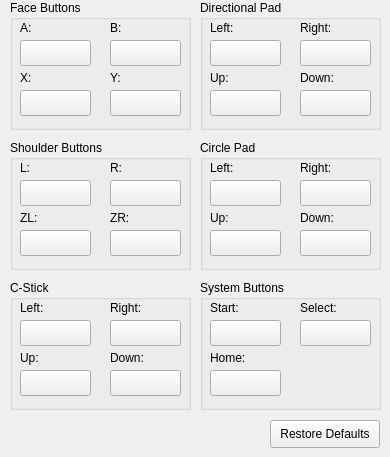
<?xml version="1.0" encoding="UTF-8"?>
<ui version="4.0">
  <class>ConfigureInput</class>
  <widget class="QWidget" name="ConfigureInput">
    <property name="geometry">
      <rect>
        <x>0</x>
        <y>0</y>
        <width>390</width>
        <height>457</height>
      </rect>
    </property>
    <property name="windowTitle">
      <string>ConfigureInput</string>
    </property>
    <widget class="QGroupBox" name="faceButtons">
      <property name="geometry">
        <rect>
          <x>10</x>
          <y>0</y>
          <width>181</width>
          <height>130</height>
        </rect>
      </property>
      <property name="title">
        <string>Face Buttons</string>
      </property>
      <property name="flat">
        <bool>false</bool>
      </property>
      <property name="checkable">
        <bool>false</bool>
      </property>
      <widget class="QWidget" name="widget" native="true">
        <property name="geometry">
          <rect>
            <x>10</x>
            <y>20</y>
            <width>71</width>
            <height>50</height>
          </rect>
        </property>
        <widget class="QLabel" name="label">
          <property name="geometry">
            <rect>
              <x>0</x>
              <y>0</y>
              <width>51</width>
              <height>16</height>
            </rect>
          </property>
          <property name="text">
            <string>A:</string>
          </property>
        </widget>
        <widget class="QPushButton" name="btnFaceA">
          <property name="geometry">
            <rect>
              <x>0</x>
              <y>20</y>
              <width>71</width>
              <height>26</height>
            </rect>
          </property>
          <property name="text">
            <string />
          </property>
        </widget>
      </widget>
      <widget class="QWidget" name="widget_2" native="true">
        <property name="geometry">
          <rect>
            <x>100</x>
            <y>20</y>
            <width>71</width>
            <height>50</height>
          </rect>
        </property>
        <widget class="QLabel" name="label_2">
          <property name="geometry">
            <rect>
              <x>0</x>
              <y>0</y>
              <width>51</width>
              <height>16</height>
            </rect>
          </property>
          <property name="text">
            <string>B:</string>
          </property>
        </widget>
        <widget class="QPushButton" name="btnFaceB">
          <property name="geometry">
            <rect>
              <x>0</x>
              <y>20</y>
              <width>71</width>
              <height>26</height>
            </rect>
          </property>
          <property name="text">
            <string />
          </property>
        </widget>
      </widget>
      <widget class="QWidget" name="widget_3" native="true">
        <property name="geometry">
          <rect>
            <x>10</x>
            <y>70</y>
            <width>71</width>
            <height>50</height>
          </rect>
        </property>
        <widget class="QLabel" name="label_3">
          <property name="geometry">
            <rect>
              <x>0</x>
              <y>0</y>
              <width>51</width>
              <height>16</height>
            </rect>
          </property>
          <property name="text">
            <string>X:</string>
          </property>
        </widget>
        <widget class="QPushButton" name="btnFaceX">
          <property name="geometry">
            <rect>
              <x>0</x>
              <y>20</y>
              <width>71</width>
              <height>26</height>
            </rect>
          </property>
          <property name="text">
            <string />
          </property>
        </widget>
      </widget>
      <widget class="QWidget" name="widget_4" native="true">
        <property name="geometry">
          <rect>
            <x>100</x>
            <y>70</y>
            <width>71</width>
            <height>50</height>
          </rect>
        </property>
        <widget class="QLabel" name="label_4">
          <property name="geometry">
            <rect>
              <x>0</x>
              <y>0</y>
              <width>51</width>
              <height>16</height>
            </rect>
          </property>
          <property name="text">
            <string>Y:</string>
          </property>
        </widget>
        <widget class="QPushButton" name="btnFaceY">
          <property name="geometry">
            <rect>
              <x>0</x>
              <y>20</y>
              <width>71</width>
              <height>26</height>
            </rect>
          </property>
          <property name="text">
            <string />
          </property>
        </widget>
      </widget>
    </widget>
    <widget class="QGroupBox" name="faceButtons_2">
      <property name="geometry">
        <rect>
          <x>200</x>
          <y>0</y>
          <width>181</width>
          <height>130</height>
        </rect>
      </property>
      <property name="title">
        <string>Directional Pad</string>
      </property>
      <property name="flat">
        <bool>false</bool>
      </property>
      <property name="checkable">
        <bool>false</bool>
      </property>
      <widget class="QWidget" name="widget_5" native="true">
        <property name="geometry">
          <rect>
            <x>10</x>
            <y>70</y>
            <width>71</width>
            <height>50</height>
          </rect>
        </property>
        <widget class="QLabel" name="label_5">
          <property name="geometry">
            <rect>
              <x>0</x>
              <y>0</y>
              <width>51</width>
              <height>16</height>
            </rect>
          </property>
          <property name="text">
            <string>Up:</string>
          </property>
        </widget>
        <widget class="QPushButton" name="btnDirUp">
          <property name="geometry">
            <rect>
              <x>0</x>
              <y>20</y>
              <width>71</width>
              <height>26</height>
            </rect>
          </property>
          <property name="text">
            <string />
          </property>
        </widget>
      </widget>
      <widget class="QWidget" name="widget_8" native="true">
        <property name="geometry">
          <rect>
            <x>10</x>
            <y>20</y>
            <width>71</width>
            <height>50</height>
          </rect>
        </property>
        <widget class="QLabel" name="label_8">
          <property name="geometry">
            <rect>
              <x>0</x>
              <y>0</y>
              <width>51</width>
              <height>16</height>
            </rect>
          </property>
          <property name="text">
            <string>Left:</string>
          </property>
        </widget>
        <widget class="QPushButton" name="btnDirLeft">
          <property name="geometry">
            <rect>
              <x>0</x>
              <y>20</y>
              <width>71</width>
              <height>26</height>
            </rect>
          </property>
          <property name="text">
            <string />
          </property>
        </widget>
      </widget>
      <widget class="QWidget" name="widget_7" native="true">
        <property name="geometry">
          <rect>
            <x>100</x>
            <y>20</y>
            <width>71</width>
            <height>50</height>
          </rect>
        </property>
        <widget class="QLabel" name="label_7">
          <property name="geometry">
            <rect>
              <x>0</x>
              <y>0</y>
              <width>51</width>
              <height>16</height>
            </rect>
          </property>
          <property name="text">
            <string>Right:</string>
          </property>
        </widget>
        <widget class="QPushButton" name="btnDirRight">
          <property name="geometry">
            <rect>
              <x>0</x>
              <y>20</y>
              <width>71</width>
              <height>26</height>
            </rect>
          </property>
          <property name="text">
            <string />
          </property>
        </widget>
      </widget>
      <widget class="QWidget" name="widget_6" native="true">
        <property name="geometry">
          <rect>
            <x>100</x>
            <y>70</y>
            <width>71</width>
            <height>50</height>
          </rect>
        </property>
        <widget class="QLabel" name="label_6">
          <property name="geometry">
            <rect>
              <x>0</x>
              <y>0</y>
              <width>51</width>
              <height>16</height>
            </rect>
          </property>
          <property name="text">
            <string>Down:</string>
          </property>
        </widget>
        <widget class="QPushButton" name="btnDirDown">
          <property name="geometry">
            <rect>
              <x>0</x>
              <y>20</y>
              <width>71</width>
              <height>26</height>
            </rect>
          </property>
          <property name="text">
            <string />
          </property>
        </widget>
      </widget>
    </widget>
    <widget class="QGroupBox" name="faceButtons_3">
      <property name="geometry">
        <rect>
          <x>10</x>
          <y>140</y>
          <width>181</width>
          <height>130</height>
        </rect>
      </property>
      <property name="title">
        <string>Shoulder Buttons</string>
      </property>
      <property name="flat">
        <bool>false</bool>
      </property>
      <property name="checkable">
        <bool>false</bool>
      </property>
      <widget class="QWidget" name="widget_9" native="true">
        <property name="geometry">
          <rect>
            <x>10</x>
            <y>20</y>
            <width>71</width>
            <height>50</height>
          </rect>
        </property>
        <widget class="QLabel" name="label_9">
          <property name="geometry">
            <rect>
              <x>0</x>
              <y>0</y>
              <width>51</width>
              <height>16</height>
            </rect>
          </property>
          <property name="text">
            <string>L:</string>
          </property>
        </widget>
        <widget class="QPushButton" name="btnShdrL">
          <property name="geometry">
            <rect>
              <x>0</x>
              <y>20</y>
              <width>71</width>
              <height>26</height>
            </rect>
          </property>
          <property name="text">
            <string />
          </property>
        </widget>
      </widget>
      <widget class="QWidget" name="widget_10" native="true">
        <property name="geometry">
          <rect>
            <x>100</x>
            <y>70</y>
            <width>71</width>
            <height>50</height>
          </rect>
        </property>
        <widget class="QLabel" name="label_10">
          <property name="geometry">
            <rect>
              <x>0</x>
              <y>0</y>
              <width>51</width>
              <height>16</height>
            </rect>
          </property>
          <property name="text">
            <string>ZR:</string>
          </property>
        </widget>
        <widget class="QPushButton" name="btnShdrZR">
          <property name="geometry">
            <rect>
              <x>0</x>
              <y>20</y>
              <width>71</width>
              <height>26</height>
            </rect>
          </property>
          <property name="text">
            <string />
          </property>
        </widget>
      </widget>
      <widget class="QWidget" name="widget_11" native="true">
        <property name="geometry">
          <rect>
            <x>100</x>
            <y>20</y>
            <width>71</width>
            <height>50</height>
          </rect>
        </property>
        <widget class="QLabel" name="label_11">
          <property name="geometry">
            <rect>
              <x>0</x>
              <y>0</y>
              <width>51</width>
              <height>16</height>
            </rect>
          </property>
          <property name="text">
            <string>R:</string>
          </property>
        </widget>
        <widget class="QPushButton" name="btnShdrR">
          <property name="geometry">
            <rect>
              <x>0</x>
              <y>20</y>
              <width>71</width>
              <height>26</height>
            </rect>
          </property>
          <property name="text">
            <string />
          </property>
        </widget>
      </widget>
      <widget class="QWidget" name="widget_12" native="true">
        <property name="geometry">
          <rect>
            <x>10</x>
            <y>70</y>
            <width>71</width>
            <height>50</height>
          </rect>
        </property>
        <widget class="QLabel" name="label_12">
          <property name="geometry">
            <rect>
              <x>0</x>
              <y>0</y>
              <width>51</width>
              <height>16</height>
            </rect>
          </property>
          <property name="text">
            <string>ZL:</string>
          </property>
        </widget>
        <widget class="QPushButton" name="btnShdrZL">
          <property name="geometry">
            <rect>
              <x>0</x>
              <y>20</y>
              <width>71</width>
              <height>26</height>
            </rect>
          </property>
          <property name="text">
            <string />
          </property>
        </widget>
      </widget>
    </widget>
    <widget class="QGroupBox" name="faceButtons_4">
      <property name="geometry">
        <rect>
          <x>200</x>
          <y>140</y>
          <width>181</width>
          <height>130</height>
        </rect>
      </property>
      <property name="title">
        <string>Circle Pad</string>
      </property>
      <property name="flat">
        <bool>false</bool>
      </property>
      <property name="checkable">
        <bool>false</bool>
      </property>
      <widget class="QWidget" name="widget_13" native="true">
        <property name="geometry">
          <rect>
            <x>10</x>
            <y>20</y>
            <width>71</width>
            <height>50</height>
          </rect>
        </property>
        <widget class="QLabel" name="label_13">
          <property name="geometry">
            <rect>
              <x>0</x>
              <y>0</y>
              <width>51</width>
              <height>16</height>
            </rect>
          </property>
          <property name="text">
            <string>Left:</string>
          </property>
        </widget>
        <widget class="QPushButton" name="btnCircleLeft">
          <property name="geometry">
            <rect>
              <x>0</x>
              <y>20</y>
              <width>71</width>
              <height>26</height>
            </rect>
          </property>
          <property name="text">
            <string />
          </property>
        </widget>
      </widget>
      <widget class="QWidget" name="widget_14" native="true">
        <property name="geometry">
          <rect>
            <x>100</x>
            <y>70</y>
            <width>71</width>
            <height>50</height>
          </rect>
        </property>
        <widget class="QLabel" name="label_14">
          <property name="geometry">
            <rect>
              <x>0</x>
              <y>0</y>
              <width>51</width>
              <height>16</height>
            </rect>
          </property>
          <property name="text">
            <string>Down:</string>
          </property>
        </widget>
        <widget class="QPushButton" name="btnCircleDown">
          <property name="geometry">
            <rect>
              <x>0</x>
              <y>20</y>
              <width>71</width>
              <height>26</height>
            </rect>
          </property>
          <property name="text">
            <string />
          </property>
        </widget>
      </widget>
      <widget class="QWidget" name="widget_15" native="true">
        <property name="geometry">
          <rect>
            <x>100</x>
            <y>20</y>
            <width>71</width>
            <height>50</height>
          </rect>
        </property>
        <widget class="QLabel" name="label_15">
          <property name="geometry">
            <rect>
              <x>0</x>
              <y>0</y>
              <width>51</width>
              <height>16</height>
            </rect>
          </property>
          <property name="text">
            <string>Right:</string>
          </property>
        </widget>
        <widget class="QPushButton" name="btnCircleRight">
          <property name="geometry">
            <rect>
              <x>0</x>
              <y>20</y>
              <width>71</width>
              <height>26</height>
            </rect>
          </property>
          <property name="text">
            <string />
          </property>
        </widget>
      </widget>
      <widget class="QWidget" name="widget_16" native="true">
        <property name="geometry">
          <rect>
            <x>10</x>
            <y>70</y>
            <width>71</width>
            <height>50</height>
          </rect>
        </property>
        <widget class="QLabel" name="label_16">
          <property name="geometry">
            <rect>
              <x>0</x>
              <y>0</y>
              <width>51</width>
              <height>16</height>
            </rect>
          </property>
          <property name="text">
            <string>Up:</string>
          </property>
        </widget>
        <widget class="QPushButton" name="btnCircleUp">
          <property name="geometry">
            <rect>
              <x>0</x>
              <y>20</y>
              <width>71</width>
              <height>26</height>
            </rect>
          </property>
          <property name="text">
            <string />
          </property>
        </widget>
      </widget>
    </widget>
    <widget class="QGroupBox" name="faceButtons_5">
      <property name="geometry">
        <rect>
          <x>10</x>
          <y>280</y>
          <width>181</width>
          <height>130</height>
        </rect>
      </property>
      <property name="title">
        <string>C-Stick</string>
      </property>
      <property name="flat">
        <bool>false</bool>
      </property>
      <property name="checkable">
        <bool>false</bool>
      </property>
      <widget class="QWidget" name="widget_17" native="true">
        <property name="geometry">
          <rect>
            <x>10</x>
            <y>20</y>
            <width>71</width>
            <height>50</height>
          </rect>
        </property>
        <widget class="QLabel" name="label_17">
          <property name="geometry">
            <rect>
              <x>0</x>
              <y>0</y>
              <width>51</width>
              <height>16</height>
            </rect>
          </property>
          <property name="text">
            <string>Left:</string>
          </property>
        </widget>
        <widget class="QPushButton" name="btnStickLeft">
          <property name="geometry">
            <rect>
              <x>0</x>
              <y>20</y>
              <width>71</width>
              <height>26</height>
            </rect>
          </property>
          <property name="text">
            <string />
          </property>
        </widget>
      </widget>
      <widget class="QWidget" name="widget_18" native="true">
        <property name="geometry">
          <rect>
            <x>100</x>
            <y>70</y>
            <width>71</width>
            <height>50</height>
          </rect>
        </property>
        <widget class="QLabel" name="label_18">
          <property name="geometry">
            <rect>
              <x>0</x>
              <y>0</y>
              <width>51</width>
              <height>16</height>
            </rect>
          </property>
          <property name="text">
            <string>Down:</string>
          </property>
        </widget>
        <widget class="QPushButton" name="btnStickDown">
          <property name="geometry">
            <rect>
              <x>0</x>
              <y>20</y>
              <width>71</width>
              <height>26</height>
            </rect>
          </property>
          <property name="text">
            <string />
          </property>
        </widget>
      </widget>
      <widget class="QWidget" name="widget_19" native="true">
        <property name="geometry">
          <rect>
            <x>100</x>
            <y>20</y>
            <width>71</width>
            <height>50</height>
          </rect>
        </property>
        <widget class="QLabel" name="label_19">
          <property name="geometry">
            <rect>
              <x>0</x>
              <y>0</y>
              <width>51</width>
              <height>16</height>
            </rect>
          </property>
          <property name="text">
            <string>Right:</string>
          </property>
        </widget>
        <widget class="QPushButton" name="btnStickRight">
          <property name="geometry">
            <rect>
              <x>0</x>
              <y>20</y>
              <width>71</width>
              <height>26</height>
            </rect>
          </property>
          <property name="text">
            <string />
          </property>
        </widget>
      </widget>
      <widget class="QWidget" name="widget_20" native="true">
        <property name="geometry">
          <rect>
            <x>10</x>
            <y>70</y>
            <width>71</width>
            <height>50</height>
          </rect>
        </property>
        <widget class="QLabel" name="label_20">
          <property name="geometry">
            <rect>
              <x>0</x>
              <y>0</y>
              <width>51</width>
              <height>16</height>
            </rect>
          </property>
          <property name="text">
            <string>Up:</string>
          </property>
        </widget>
        <widget class="QPushButton" name="btnStickUp">
          <property name="geometry">
            <rect>
              <x>0</x>
              <y>20</y>
              <width>71</width>
              <height>26</height>
            </rect>
          </property>
          <property name="text">
            <string />
          </property>
        </widget>
      </widget>
    </widget>
    <widget class="QGroupBox" name="faceButtons_6">
      <property name="geometry">
        <rect>
          <x>200</x>
          <y>280</y>
          <width>181</width>
          <height>130</height>
        </rect>
      </property>
      <property name="title">
        <string>System Buttons</string>
      </property>
      <property name="flat">
        <bool>false</bool>
      </property>
      <property name="checkable">
        <bool>false</bool>
      </property>
      <widget class="QWidget" name="widget_21" native="true">
        <property name="geometry">
          <rect>
            <x>10</x>
            <y>20</y>
            <width>71</width>
            <height>50</height>
          </rect>
        </property>
        <widget class="QLabel" name="label_21">
          <property name="geometry">
            <rect>
              <x>0</x>
              <y>0</y>
              <width>51</width>
              <height>16</height>
            </rect>
          </property>
          <property name="text">
            <string>Start:</string>
          </property>
        </widget>
        <widget class="QPushButton" name="btnStart">
          <property name="geometry">
            <rect>
              <x>0</x>
              <y>20</y>
              <width>71</width>
              <height>26</height>
            </rect>
          </property>
          <property name="text">
            <string />
          </property>
        </widget>
      </widget>
      <widget class="QWidget" name="widget_23" native="true">
        <property name="geometry">
          <rect>
            <x>100</x>
            <y>20</y>
            <width>71</width>
            <height>50</height>
          </rect>
        </property>
        <widget class="QLabel" name="label_23">
          <property name="geometry">
            <rect>
              <x>0</x>
              <y>0</y>
              <width>51</width>
              <height>16</height>
            </rect>
          </property>
          <property name="text">
            <string>Select:</string>
          </property>
        </widget>
        <widget class="QPushButton" name="btnSelect">
          <property name="geometry">
            <rect>
              <x>0</x>
              <y>20</y>
              <width>71</width>
              <height>26</height>
            </rect>
          </property>
          <property name="text">
            <string />
          </property>
        </widget>
      </widget>
      <widget class="QWidget" name="widget_24" native="true">
        <property name="geometry">
          <rect>
            <x>10</x>
            <y>70</y>
            <width>71</width>
            <height>50</height>
          </rect>
        </property>
        <widget class="QLabel" name="label_24">
          <property name="geometry">
            <rect>
              <x>0</x>
              <y>0</y>
              <width>51</width>
              <height>16</height>
            </rect>
          </property>
          <property name="text">
            <string>Home:</string>
          </property>
        </widget>
        <widget class="QPushButton" name="btnHome">
          <property name="geometry">
            <rect>
              <x>0</x>
              <y>20</y>
              <width>71</width>
              <height>26</height>
            </rect>
          </property>
          <property name="text">
            <string />
          </property>
        </widget>
      </widget>
    </widget>
    <widget class="QPushButton" name="btnRestoreDefaults">
      <property name="geometry">
        <rect>
          <x>270</x>
          <y>420</y>
          <width>110</width>
          <height>28</height>
        </rect>
      </property>
      <property name="text">
        <string>Restore Defaults</string>
      </property>
    </widget>
  </widget>
  <layoutdefault spacing="6" margin="11" />
  <resources />
  <connections />
</ui>
